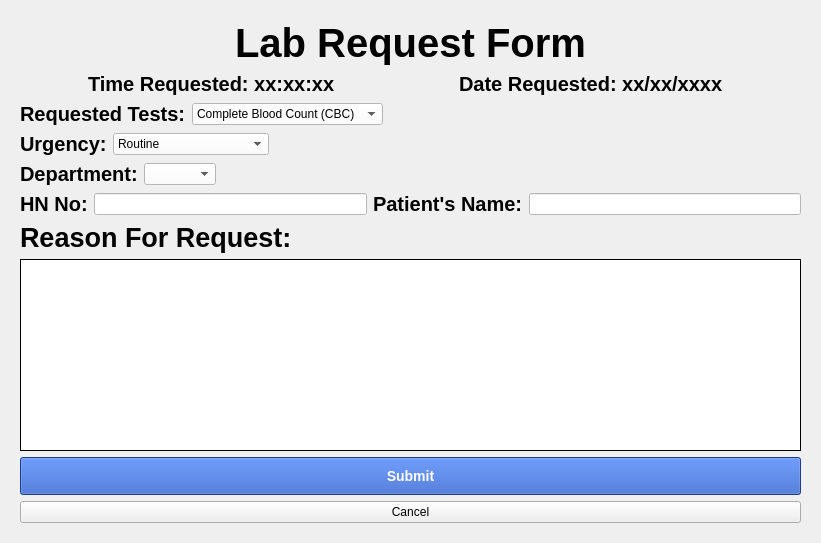
                 <widget class="QWidget" name="lab_request_page">
                  <layout class="QVBoxLayout" name="verticalLayout_11">
                   <item>
                    <widget class="QWidget" name="widget" native="true">
                     <layout class="QVBoxLayout" name="verticalLayout_10">
                      <item>
                       <layout class="QHBoxLayout" name="horizontalLayout_16">
                        <item>
                         <spacer name="horizontalSpacer_18">
                          <property name="orientation">
                           <enum>Qt::Horizontal</enum>
                          </property>
                          <property name="sizeHint" stdset="0">
                           <size>
                            <width>168</width>
                            <height>20</height>
                           </size>
                          </property>
                         </spacer>
                        </item>
                        <item>
                         <widget class="QLabel" name="lab_title">
                          <property name="styleSheet">
                           <string notr="true">font:30pt;
font-weight: bold; </string>
                          </property>
                          <property name="text">
                           <string>Lab Request Form</string>
                          </property>
                         </widget>
                        </item>
                        <item>
                         <spacer name="horizontalSpacer_19">
                          <property name="orientation">
                           <enum>Qt::Horizontal</enum>
                          </property>
                          <property name="sizeHint" stdset="0">
                           <size>
                            <width>188</width>
                            <height>20</height>
                           </size>
                          </property>
                         </spacer>
                        </item>
                       </layout>
                      </item>
                      <item>
                       <layout class="QHBoxLayout" name="horizontalLayout_17">
                        <item>
                         <spacer name="horizontalSpacer_20">
                          <property name="orientation">
                           <enum>Qt::Horizontal</enum>
                          </property>
                          <property name="sizeHint" stdset="0">
                           <size>
                            <width>68</width>
                            <height>20</height>
                           </size>
                          </property>
                         </spacer>
                        </item>
                        <item>
                         <widget class="QLabel" name="dat_request_2">
                          <property name="styleSheet">
                           <string notr="true">font:15pt;
font-weight: bold; </string>
                          </property>
                          <property name="text">
                           <string>Time Requested: xx:xx:xx</string>
                          </property>
                         </widget>
                        </item>
                        <item>
                         <spacer name="horizontalSpacer_21">
                          <property name="orientation">
                           <enum>Qt::Horizontal</enum>
                          </property>
                          <property name="sizeHint" stdset="0">
                           <size>
                            <width>118</width>
                            <height>20</height>
                           </size>
                          </property>
                         </spacer>
                        </item>
                        <item>
                         <widget class="QLabel" name="date_request">
                          <property name="styleSheet">
                           <string notr="true">font:15pt;
font-weight: bold; </string>
                          </property>
                          <property name="text">
                           <string>Date Requested: xx/xx/xxxx</string>
                          </property>
                         </widget>
                        </item>
                        <item>
                         <spacer name="horizontalSpacer_22">
                          <property name="orientation">
                           <enum>Qt::Horizontal</enum>
                          </property>
                          <property name="sizeHint" stdset="0">
                           <size>
                            <width>78</width>
                            <height>20</height>
                           </size>
                          </property>
                         </spacer>
                        </item>
                       </layout>
                      </item>
                      <item>
                       <layout class="QHBoxLayout" name="horizontalLayout_127">
                        <item>
                         <widget class="QLabel" name="label_5">
                          <property name="styleSheet">
                           <string notr="true">font:15pt;
font-weight: bold; </string>
                          </property>
                          <property name="text">
                           <string>Requested Tests:</string>
                          </property>
                         </widget>
                        </item>
                        <item>
                         <widget class="QComboBox" name="case_type">
                          <property name="styleSheet">
                           <string notr="true">background-color: white;
font: 10pt &quot;Microsoft Sans Serif&quot;;</string>
                          </property>
                          <item>
                           <property name="text">
                            <string>Complete Blood Count (CBC)</string>
                           </property>
                          </item>
                          <item>
                           <property name="text">
                            <string>Basic Metabolic Panel (BMP)</string>
                           </property>
                          </item>
                          <item>
                           <property name="text">
                            <string>Liver Function Tests (LFTs)</string>
                           </property>
                          </item>
                          <item>
                           <property name="text">
                            <string>Lipid Profile</string>
                           </property>
                          </item>
                          <item>
                           <property name="text">
                            <string>Thyroid Function Tests</string>
                           </property>
                          </item>
                          <item>
                           <property name="text">
                            <string>Blood Glucose Test</string>
                           </property>
                          </item>
                          <item>
                           <property name="text">
                            <string>Coagulation Profile</string>
                           </property>
                          </item>
                          <item>
                           <property name="text">
                            <string>Urinalysis</string>
                           </property>
                          </item>
                          <item>
                           <property name="text">
                            <string>Cancer Markers</string>
                           </property>
                          </item>
                          <item>
                           <property name="text">
                            <string>Infectious Disease Tests</string>
                           </property>
                          </item>
                         </widget>
                        </item>
                        <item>
                         <spacer name="horizontalSpacer_23">
                          <property name="orientation">
                           <enum>Qt::Horizontal</enum>
                          </property>
                          <property name="sizeHint" stdset="0">
                           <size>
                            <width>18</width>
                            <height>20</height>
                           </size>
                          </property>
                         </spacer>
                        </item>
                       </layout>
                      </item>
                      <item>
                       <layout class="QHBoxLayout" name="horizontalLayout_98">
                        <item>
                         <widget class="QLabel" name="label_7">
                          <property name="styleSheet">
                           <string notr="true">font:15pt;
font-weight: bold; </string>
                          </property>
                          <property name="text">
                           <string>Urgency:</string>
                          </property>
                         </widget>
                        </item>
                        <item>
                         <widget class="QComboBox" name="urgency">
                          <property name="styleSheet">
                           <string notr="true">background-color: white;
font: 10pt &quot;Microsoft Sans Serif&quot;;</string>
                          </property>
                          <item>
                           <property name="text">
                            <string>Routine</string>
                           </property>
                          </item>
                          <item>
                           <property name="text">
                            <string>Urgent</string>
                           </property>
                          </item>
                          <item>
                           <property name="text">
                            <string>Immediately Necessary</string>
                           </property>
                          </item>
                         </widget>
                        </item>
                        <item>
                         <spacer name="horizontalSpacer_118">
                          <property name="orientation">
                           <enum>Qt::Horizontal</enum>
                          </property>
                          <property name="sizeHint" stdset="0">
                           <size>
                            <width>13</width>
                            <height>19</height>
                           </size>
                          </property>
                         </spacer>
                        </item>
                       </layout>
                      </item>
                      <item>
                       <layout class="QHBoxLayout" name="horizontalLayout_18">
                        <item>
                         <widget class="QLabel" name="label_73">
                          <property name="styleSheet">
                           <string notr="true">font:15pt;
font-weight: bold; </string>
                          </property>
                          <property name="text">
                           <string>Department:</string>
                          </property>
                         </widget>
                        </item>
                        <item>
                         <widget class="QComboBox" name="faculty">
                          <property name="styleSheet">
                           <string notr="true">background-color: rgb(255, 255, 255);</string>
                          </property>
                         </widget>
                        </item>
                        <item>
                         <spacer name="horizontalSpacer_143">
                          <property name="orientation">
                           <enum>Qt::Horizontal</enum>
                          </property>
                          <property name="sizeHint" stdset="0">
                           <size>
                            <width>13</width>
                            <height>19</height>
                           </size>
                          </property>
                         </spacer>
                        </item>
                       </layout>
                      </item>
                      <item>
                       <layout class="QHBoxLayout" name="horizontalLayout_108">
                        <item>
                         <widget class="QLabel" name="label_76">
                          <property name="styleSheet">
                           <string notr="true">font:15pt;
font-weight: bold; </string>
                          </property>
                          <property name="text">
                           <string>HN No:</string>
                          </property>
                         </widget>
                        </item>
                        <item>
                         <widget class="QLineEdit" name="lab_request_hn_no">
                          <property name="styleSheet">
                           <string notr="true">background-color: rgb(255, 255, 255);</string>
                          </property>
                         </widget>
                        </item>
                        <item>
                         <widget class="QLabel" name="label_77">
                          <property name="styleSheet">
                           <string notr="true">font:15pt;
font-weight: bold; </string>
                          </property>
                          <property name="text">
                           <string>Patient's Name:</string>
                          </property>
                         </widget>
                        </item>
                        <item>
                         <widget class="QLineEdit" name="lab_request_patient_name">
                          <property name="styleSheet">
                           <string notr="true">background-color: rgb(255, 255, 255);</string>
                          </property>
                         </widget>
                        </item>
                       </layout>
                      </item>
                      <item>
                       <widget class="QLabel" name="label_6">
                        <property name="styleSheet">
                         <string notr="true">font:20pt;
font-weight: bold; </string>
                        </property>
                        <property name="text">
                         <string>Reason For Request:</string>
                        </property>
                       </widget>
                      </item>
                      <item>
                       <widget class="QTextEdit" name="reason">
                        <property name="styleSheet">
                         <string notr="true">background-color: white;
border: 1px solid black;</string>
                        </property>
                       </widget>
                      </item>
                      <item>
                       <widget class="QPushButton" name="submit_button">
                        <property name="styleSheet">
                         <string notr="true">QPushButton#submit_button {
	background-color: rgb(39, 86, 193);
	color: white;
	padding: 10px;
    font: bold 14px;
}
QPushButton#submit_button:hover {
    background-color: black;
	color: white;
    border-style: inset;
}</string>
                        </property>
                        <property name="text">
                         <string>Submit</string>
                        </property>
                       </widget>
                      </item>
                      <item>
                       <widget class="QPushButton" name="pushButton_5">
                        <property name="text">
                         <string>Cancel</string>
                        </property>
                       </widget>
                      </item>
                     </layout>
                    </widget>
                   </item>
                  </layout>
                 </widget>
